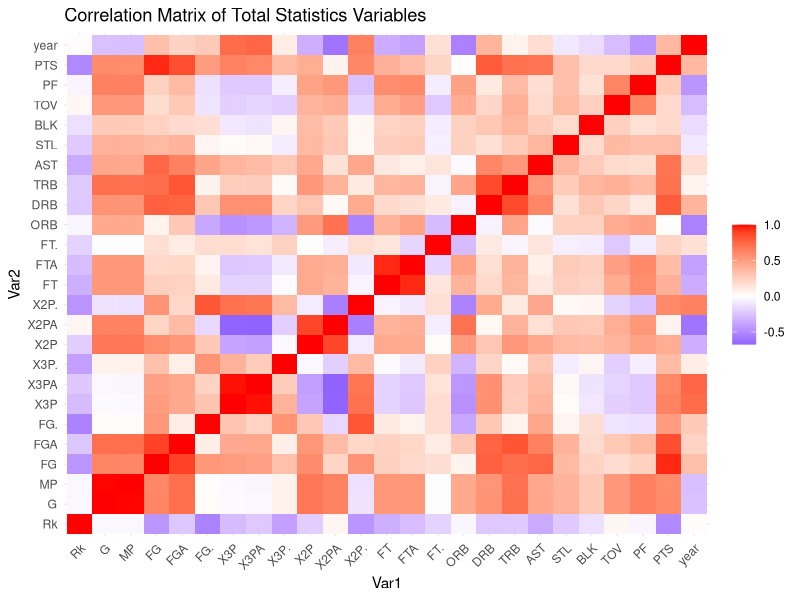
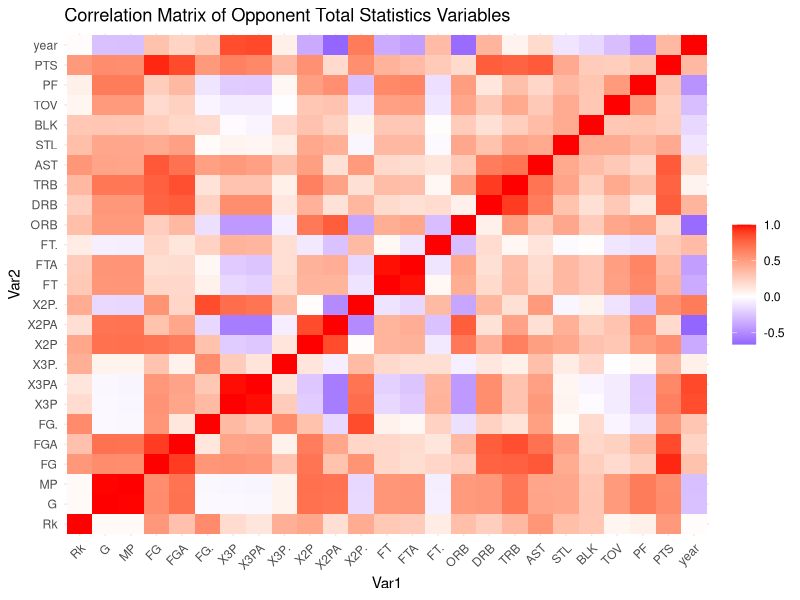
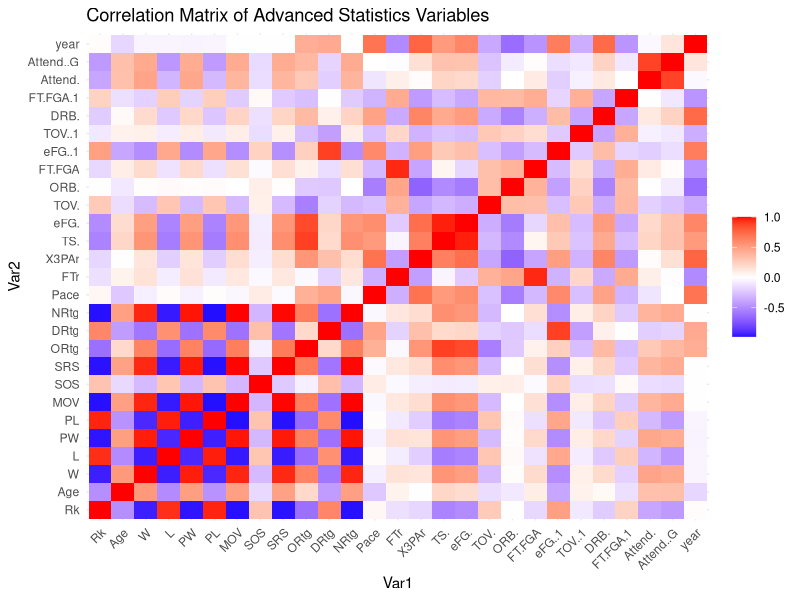
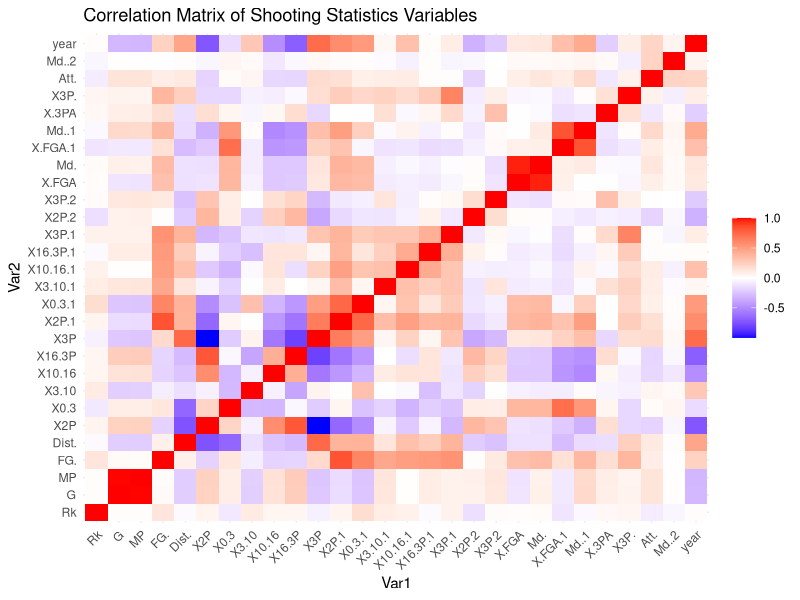
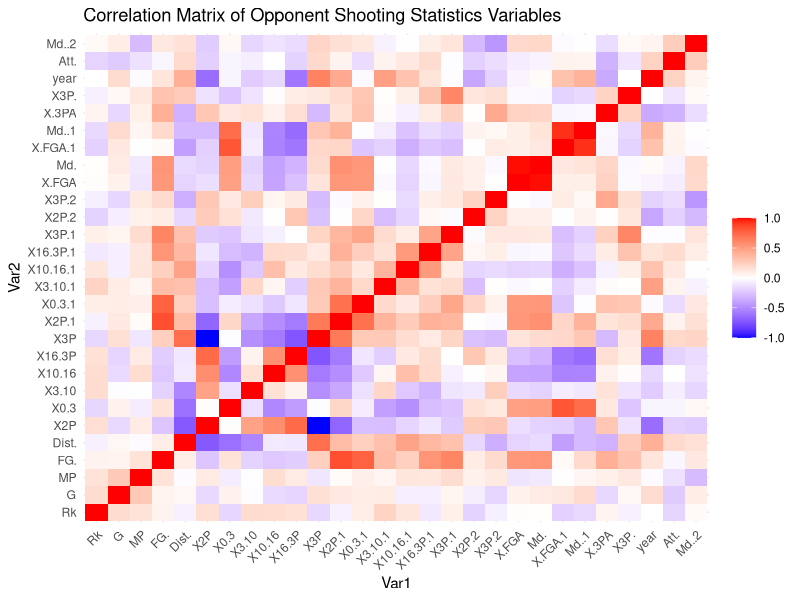

Recreate these plots in R, in order. (Note: this script raises an error after producing the figures.)
## ---- chunk 1
knitr::opts_chunk$set(echo = TRUE)
library(psych)
library(ggplot2)
library(reshape2)
library(GGally)
library(dplyr)
library(tidyr)
library(stringr)
library(scales)
library(glmnet)
## ---- chunk 2
# Player, Year, Salary, Team
adjusted_nba_salaries <- read.csv("./data/adjusted_nba_salaries.csv")
# Team, Year, Total Salary
total_salary_by_team <- read.csv("./data/total_salary_by_team.csv")
# Team, Year, Wins
nba_team_wins <- read.csv("./data/nba_team_wins.csv")
# See Report advanced stats description
advanced_stats <- read.csv("./data/advanced_stats.csv")
# See Report advanced stats description
advanced_stats_2021 <- read.csv("./data/2021_advanced.csv")
# See Report shooting stats description
shooting_stats <- read.csv("./data/shooting_stats.csv")
# See Report shooting stats description
opponent_shooting_stats <- read.csv("./data/opponent_shooting_stats.csv")
# See Report total stats description
total_stats <- read.csv("./data/total_stats.csv")
# See Report total stats description
opponent_total_stats <- read.csv("./data/opponent_total_stats.csv")


# View(nba_salaries)
# View(nba_team_wins)
# View(advanced_stats)
# View(shooting_stats)
# View(opponent_shooting_stats)
# View(total_stats)
# View(opponent_total_stats)
## ---- chunk 3
print("==================================================")
print("NBA Salaries CSV")
# sapply(nba_salaries, summary)
describe(adjusted_nba_salaries)
print("==================================================")
print("NBA Total Salaries CSV")
# sapply(nba_salaries, summary)
describe(total_salary_by_team)
print("==================================================")
print("NBA Team Wins CSV")
# sapply(nba_team_wins, summary)
describe(nba_team_wins)
print("==================================================")
print("NBA Advanced Stats CSV")
# sapply(advanced_stats, summary)
describe(advanced_stats)
print("==================================================")
print("NBA Shooting Stats CSV")
# sapply(shooting_stats, summary)
describe(shooting_stats)
print("==================================================")
print("NBA Opponent Shooting Stats CSV")
# sapply(opponent_shooting_stats, summary)
describe(opponent_shooting_stats)
print("==================================================")
print("NBA Total Stats CSV")
# sapply(total_stats, summary)
describe(total_stats)
print("==================================================")
print("NBA Opponent Total Stats CSV")
# sapply(opponent_total_stats, summary)
describe(opponent_total_stats)
print("==================================================")
## ---- chunk 4
# =========================================================
#				Correlation Matrices
# =========================================================
create_correlation_matrix <- function(data, name) {
	# Create correlation matrix
	numeric_data <- data[, sapply(data, is.numeric)]
	
	# Remove rows with missing values
	numeric_data <- numeric_data[complete.cases(numeric_data),]

	cor_mat <- cor(numeric_data)
	
	# Melt correlation matrix into long format for ggplot2
	cor_melt <- melt(cor_mat)
	
	# Create ggplot2 plot of correlation matrix
	ggplot(cor_melt, aes(x = Var1, y = Var2, fill = value)) +
	  geom_tile() +
	  scale_fill_gradient2(low = "blue", high = "red", mid = "white", midpoint = 0) +
	  theme_minimal() +
	  theme(axis.text.x = element_text(angle = 45, hjust = 1),
	        legend.title = element_blank()) +
	  labs(title = name)
}

create_correlation_matrix(total_stats, "Correlation Matrix of Total Statistics Variables")
create_correlation_matrix(opponent_total_stats, "Correlation Matrix of Opponent Total Statistics Variables")
create_correlation_matrix(advanced_stats, "Correlation Matrix of Advanced Statistics Variables")
create_correlation_matrix(shooting_stats, "Correlation Matrix of Shooting Statistics Variables")
create_correlation_matrix(opponent_shooting_stats, "Correlation Matrix of Opponent Shooting Statistics Variables")
## ---- chunk 5
# =========================================================
#				ScatterPlot Matrices
# =========================================================
create_stat_to_wins <- function(stat) {
	stat$year <- as.integer(stat$year)
	merged_data <- left_join(stat, nba_team_wins, by = c("year", "team"))
	merged_data <- na.omit(merged_data)
	return(merged_data)
}

total_stats_wins <- create_stat_to_wins(total_stats)

# Relationship between wins and field goal attempts
ggpairs(total_stats_wins[,c("wins", "PTS", "FGA", "X3PA", "X2PA", "FTA")], title = "Scatterplot Matrix for Team Wins, Points Scored, and Shooting Percentages")
# Relationship between wins and field goal percentage
ggpairs(total_stats_wins[,c("wins", "PTS", "FGA", "X3P.", "X2P.", "FT.")], title = "Scatterplot Matrix for Team Wins, Points Scored, and Shooting Percentages")
# Relationship between wins and rebounds (*total rebounds*)
ggpairs(total_stats_wins[,c("wins", "PTS", "ORB", "DRB", "TRB")], title = "Scatterplot Matrix for Team Wins, Points Scored, and Shooting Percentages")
# Relationship between wins and assists, blocks, turnovers, personal fouls
ggpairs(total_stats_wins[,c("wins", "PTS", "AST", "BLK", "TOV", "PF")], title = "Scatterplot Matrix for Team Wins, Points Scored, and Shooting Percentages")
## ---- chunk 6
# =========================================================
#				Bubble Charts
# =========================================================
nba_total_salary_to_wins <- create_stat_to_wins(total_salary_by_team)

salary_wins_advanced <- left_join(advanced_stats, nba_total_salary_to_wins, by = c("year", "team"))
salary_wins_advanced <- na.omit(salary_wins_advanced)

salary_wins_advanced_total <- left_join(total_stats, nba_total_salary_to_wins, by = c("year", "team"))
salary_wins_advanced_total <- na.omit(salary_wins_advanced_total)

bubble_data <- data.frame(
  team_wins = salary_wins_advanced_total$wins,
  salary = salary_wins_advanced_total$total_salary,
  total_rebounds = salary_wins_advanced_total$TRB
)
ggplot(bubble_data, aes(x = salary, y = total_rebounds, size = team_wins, color = total_rebounds)) +
  geom_point() +
  scale_size_continuous(range = c(2, 10)) +
  labs(x = "Salary", y = "Total Rebounds", size = "Team Wins") + scale_color_gradient(low = "blue", high = "red")
## ---- chunk 7
# =========================================================
#				Stacked Bar Plot
# =========================================================
# Creating a subset of total_stats dataframe for selected variables
team_stats <- total_stats[, c("team", "PTS", "AST", "TRB", "TOV")]

# Calculating the total of each variable by team
team_stats_summary <- aggregate(. ~ team, data = team_stats, FUN = sum)

# Converting data from wide to long format
team_stats_long <- gather(team_stats_summary, key = "stat", value = "total", -team)

# Creating the stacked bar chart
ggplot(team_stats_long, aes(x = team, y = total, fill = stat)) +
  geom_bar(stat = "identity") +
  ggtitle("Composition of Total Team Statistics") +
  xlab("Team") +
  ylab("Total") +
  theme_minimal() +
  theme(legend.position = "bottom")
## ---- chunk 8
nba_total_to_wins <- create_stat_to_wins(total_stats)

# Removing non-numeric columns
numeric_data <- nba_total_to_wins[, sapply(nba_total_to_wins, is.numeric)]

# Removing rows with missing values
numeric_data <- na.omit(numeric_data)

scaled_data <- scale(numeric_data)
pca <- prcomp(scaled_data, center = TRUE, scale. = TRUE)

# Extracting the first two principal components
pca_data <- data.frame(pca$x[,1:2])

# Extracting the loadings
loadings <- data.frame(pca$rotation[,1:2])

# Performing PCA on numeric data
pca <- prcomp(numeric_data, center = TRUE, scale. = TRUE)

# Extract the first two principal components and create a data frame
pca_data <- data.frame(pca$x[, 1:2], team = nba_total_to_wins$team)

# Extracting loadings and creating a data frame
loadings <- data.frame(variable = colnames(numeric_data), 
                       PC1 = pca$rotation[, 1], 
                       PC2 = pca$rotation[, 2])

# Plotting the loadings on the first two principal components
ggplot(pca_data, aes(x = PC1, y = PC2)) + 
  geom_point(aes(color = team)) + 
  geom_hline(yintercept = 0, linetype = "dashed") + 
  geom_vline(xintercept = 0, linetype = "dashed") + 
  geom_text(data = loadings, aes(x = PC1, y = PC2, label = variable), size = 3) +
  ggtitle("PCA: Loadings Plot")

## ---- chunk 9
add_wins_vector <- function(data) {
	data_to_wins <- left_join(data, nba_team_wins, by = c("year", "team"))
	data_to_wins <- na.omit(data_to_wins)
	return(data_to_wins)
}

generate_advanced_stats_model <- function(data, exclude, selection_type, title) {

	data_to_wins <- add_wins_vector(data)
  
	rsquared_vec <- c()
	rsquared_adj_vec <- c()

	cols <- ncol(data_to_wins)  
	column_iterator <- seq(from = 1, to = cols, by = 1)
  
	col_names_to_avoid <- exclude
	predictor_variables_df <- data_to_wins[!names(data_to_wins) %in% col_names_to_avoid]
	
	print("Number of Regressors:")	
	print(dim(predictor_variables_df)[2])

	print("LASSO Model for prediction of NBA team success based on NBA Advanced Stats")
	print("==================================================")
	print("Predictor Variables for LASSO model:")
	print(dim(predictor_variables_df))
	print(colnames(predictor_variables_df))
  
	wins_col_vector <- data_to_wins$wins

	print("==================================================")
	print("Response Variable for LASSO Model:")
	print(length(wins_col_vector))
	
	stopifnot(!any(is.na(predictor_variables_df)), !any(is.na(wins_col_vector)))
	model <- glmnet(x = data.matrix(predictor_variables_df), y = data.matrix(wins_col_vector), alpha = selection_type)
	num_cols <- dim(model$beta)[2]

	print("==================================================")
	print("Lambda Values tested by LASSO model:")
	print("---------------------------------------------------")
	print(model$lambda[num_cols])
	print("")
	print("Beta Values generated by LASSO model (best lambda):")
	print("---------------------------------------------------")
	print(model$beta[,num_cols])
	print("")
	print("LASSO model R-squared:")
	print("---------------------------------------------------")
	print(model$dev.ratio[num_cols])
	print("==================================================")
	
	# Creating a plot of the lambda values tested by the Lasso model
	plot(model$lambda, model$dev.ratio, type = "b", xlab = "Lambda", ylab = "Deviance Ratio", main = title)
	
	# Create a sample matrix
	beta_vals <- model$beta[,num_cols]
	barplot(beta_vals, col="blue", main="Lasso Model Beta Values", las=2)
	par(cex.axis=0.8, cex.main=1.0)
	
	return (model)
}

aparam <- c("Rk", "team", "W","L", "PW", "PL", "MOV", "Arena", "wins", "SRS", "ORtg", "DRtg", "NRtg", "TS.", "eFG..1", "eFG.", "FT.FGA")
aparam_min <- c("Rk", "team", "W","L", "PW", "PL", "MOV", "Arena", "wins", "ORtg", "NRtg", "TS.", "eFG..1", "eFG.")

advanced_stats_lasso_model <- generate_advanced_stats_model(advanced_stats, aparam, 1, "Lasso Model: Lambda vs. Deviance Ratio (AParam)")
advanced_stats_ridge_model <- generate_advanced_stats_model(advanced_stats, aparam, 0, "Ridge Model: Lambda vs. Deviance Ratio (AParam)")

advanced_stats_lasso_model_min <- generate_advanced_stats_model(advanced_stats, aparam_min, 1, "Lasso Model: Lambda vs. Deviance Ratio (Min AParams)")
advanced_stats_ridge_model_min <- generate_advanced_stats_model(advanced_stats, aparam_min, 0, "Ridge Model: Lambda vs. Deviance Ratio (Min AParams)")
## ---- chunk 10
predict_team_success <- function(team, model, exclude, title) {
	advanced_stats_team <- advanced_stats[advanced_stats$team == team,]
	
	advanced_stats_team_wins <- add_wins_vector(advanced_stats_team)
	advanced_stats_team_wins_predictors <- advanced_stats_team_wins[!names(advanced_stats_team_wins) %in% exclude]

	num_cols <- dim(model$beta)[2]
	best_lambda_value <- model$lambda[num_cols]
	
	print("Number of Regressors:")
	print(dim(advanced_stats_team_wins_predictors)[2])
	print(names(advanced_stats_team_wins_predictors))
	
	results <- predict(model, newx=data.matrix(advanced_stats_team_wins_predictors), s=best_lambda_value, type="response")
	
	plot(advanced_stats_team_wins$year, results, col = "red", xlab = "Year", ylab = paste("Wins for ", team, ""), main=title)
	points(advanced_stats_team_wins$year, advanced_stats_team_wins$wins, col = "grey")
	legend("topright", legend = c("Predicted wins", "Actual Wins"), col = c("grey", "green"), pch=1)
	
	return(results)
}

results_lasso <- predict_team_success("houston rockets", advanced_stats_lasso_model, aparam, "Lasso AParams")
results_ridge <- predict_team_success("houston rockets", advanced_stats_ridge_model, aparam, "Ridge AParams")

results_lasso_min <- predict_team_success("houston rockets", advanced_stats_lasso_model_min, aparam_min, "Lasso Min AParams")
results_ridge_min <- predict_team_success("houston rockets", advanced_stats_ridge_model_min, aparam_min, "Ridge Min AParams")

## ---- chunk 11
predict_on_future_data <- function(future_data, model, exclude, title) {
	  future_data_predictors <- future_data[!names(future_data) %in% exclude]
	  
	  year_str <- future_data$year[1]
	  
	  num_cols <- dim(model$beta)[2]
	  best_lambda_value <- model$lambda[num_cols]
	  
	  print("Number of Regressors:")
	  print(dim(future_data_predictors)[2])
	  print(names(future_data_predictors))
	  
	  new_year_string <- paste("Wins for Teams in", year_str)
	  
	  results <- predict(model, newx=data.matrix(future_data_predictors), s=best_lambda_value, type="response")
	  
	  team_inds <- seq(from=1, to=length(future_data$team), by=1)
	  plot(team_inds, results, col = "red", xlab = "Team", ylab = new_year_string, ylim=c(10, 90), main=title)
	  
	  points(team_inds, future_data$W, col = "grey")
	  legend("topright", legend = c("Predicted wins", "Actual Wins"), col = c("red", "grey"), pch=1)
	  
	  # Compute the residuals
	  residuals <- results - future_data$W
	  
	  # Return both the predicted values and residuals
	  return(list(predictions = results, residuals = residuals))
}


residuals_future_lasso <- predict_on_future_data(advanced_stats_2021, advanced_stats_lasso_model, aparam, "Lasso AParam Prediction on Future Data")
residuals_future_ridge <- predict_on_future_data(advanced_stats_2021, advanced_stats_ridge_model, aparam, "Ridge AParam Prediction on Future Data")
residuals_future_lasso_min <- predict_on_future_data(advanced_stats_2021, advanced_stats_lasso_model_min, aparam_min, "Lasso Min AParam Prediction on Future Data")
residuals_future_ridge_min <- predict_on_future_data(advanced_stats_2021, advanced_stats_ridge_model_min, aparam_min, "Ridge Min AParam Prediction on Future Data")
## ---- chunk 12
plot_residuals <- function(residuals, predicted_values, wins, residual_title) {
	# Step 1: Plotting the residuals
	# Plotting the predicted values against the residuals
	plot(predicted_values, residuals, xlab="Predicted Wins", ylab="Residuals", main=residual_title)
	# Plotting the actual wins as points to compare with predicted wins
	points(predicted_values, wins, col = "grey")
	# Adding a horizontal line at y=0 to indicate the zero residual line
	abline(h=0, lty=2)
}

check_residual_normality <- function(residuals, predicted_values, title) {
	# Step 2: Check for normality of residuals
	# Creating a histogram of the residuals
	ggplot(data = data.frame(residuals = residuals), aes(x = residuals)) +
	  geom_histogram() +
	  labs(x = "Residuals", y = "Frequency") +
	  ggtitle(title)
	
	# Creating a QQ plot of the residuals
	ggplot(data = data.frame(residuals = residuals), aes(sample = residuals)) +
	  stat_qq() +
	  stat_qq_line() +
	  labs(x = "Theoretical quantiles", y = "Sample quantiles") +
	  ggtitle(title)
}

check_residual_hetero <- function(residuals, predicted_values, title) {
	# Step 3: Check for heteroscedasticity
	# Plotting the residuals against the predicted values
	ggplot(data = data.frame(residuals = residuals, predicted_values = predicted_values),
	       aes(x = predicted_values, y = residuals)) +
	  geom_point() +
	  labs(x = "Predicted values", y = "Residuals") +
	  ggtitle(title)
}

plot_residuals(residuals_future_lasso$residuals, residuals_future_lasso$predictions, advanced_stats_2021$W, "Residual Analysis on Lasso AParam Prediction")
check_residual_normality(residuals_future_lasso$residuals, residuals_future_lasso$predictions, "Residual Analysis on Lasso AParam Prediction")
check_residual_hetero(residuals_future_lasso$residuals, residuals_future_lasso$predictions, "Residual Analysis on Lasso AParam Prediction")

plot_residuals(residuals_future_ridge$residuals, residuals_future_ridge$predictions, advanced_stats_2021$W, "Residual Analysis on Ridge AParam Prediction")
check_residual_normality(residuals_future_ridge$residuals, residuals_future_ridge$predictions, "Residual Analysis on Ridge AParam Prediction")
check_residual_hetero(residuals_future_ridge$residuals, residuals_future_ridge$predictions, "Residual Analysis on Ridge AParam Prediction")

plot_residuals(residuals_future_lasso_min$residuals, residuals_future_lasso_min$predictions, advanced_stats_2021$W, "Residual Analysis on Lasso Min AParam Prediction")
check_residual_normality(residuals_future_lasso_min$residuals, residuals_future_lasso_min$predictions, "Residual Analysis on Lasso Min AParam Prediction")
check_residual_hetero(residuals_future_lasso_min$residuals, residuals_future_lasso_min$predictions, "Residual Analysis on Lasso Min AParam Prediction")

plot_residuals(residuals_future_ridge_min$residuals, residuals_future_ridge_min$predictions, advanced_stats_2021$W, "Residual Analysis on Ridge Min AParam Prediction")
check_residual_normality(residuals_future_ridge_min$residuals, residuals_future_ridge_min$predictions, "Residual Analysis on Ridge Min AParam Prediction")
check_residual_hetero(residuals_future_ridge_min$residuals, residuals_future_ridge_min$predictions, "Residual Analysis on Ridge Min AParam Prediction")
